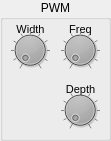
      <widget class="QGroupBox" name="groupBox_3" >
       <property name="geometry" >
        <rect>
         <x>180</x>
         <y>10</y>
         <width>111</width>
         <height>141</height>
        </rect>
       </property>
       <property name="autoFillBackground" >
        <bool>false</bool>
       </property>
       <property name="title" >
        <string>PWM</string>
       </property>
       <property name="alignment" >
        <set>Qt::AlignHCenter</set>
       </property>
       <property name="flat" >
        <bool>true</bool>
       </property>
       <widget class="QLabel" name="label_9" >
        <property name="geometry" >
         <rect>
          <x>60</x>
          <y>20</y>
          <width>41</width>
          <height>18</height>
         </rect>
        </property>
        <property name="font" >
         <font>
          <pointsize>8</pointsize>
         </font>
        </property>
        <property name="text" >
         <string>Freq</string>
        </property>
        <property name="alignment" >
         <set>Qt::AlignCenter</set>
        </property>
       </widget>
       <widget class="QDial" name="osc1_PWMfreq_dial" >
        <property name="geometry" >
         <rect>
          <x>60</x>
          <y>30</y>
          <width>40</width>
          <height>40</height>
         </rect>
        </property>
        <property name="palette" >
         <palette>
          <active>
           <colorrole role="Button" >
            <brush brushstyle="SolidPattern" >
             <color alpha="255" >
              <red>0</red>
              <green>0</green>
              <blue>0</blue>
             </color>
            </brush>
           </colorrole>
          </active>
          <inactive>
           <colorrole role="Button" >
            <brush brushstyle="SolidPattern" >
             <color alpha="255" >
              <red>0</red>
              <green>0</green>
              <blue>0</blue>
             </color>
            </brush>
           </colorrole>
          </inactive>
          <disabled>
           <colorrole role="Button" >
            <brush brushstyle="SolidPattern" >
             <color alpha="255" >
              <red>0</red>
              <green>0</green>
              <blue>0</blue>
             </color>
            </brush>
           </colorrole>
          </disabled>
         </palette>
        </property>
        <property name="maximum" >
         <number>127</number>
        </property>
        <property name="value" >
         <number>0</number>
        </property>
        <property name="sliderPosition" >
         <number>0</number>
        </property>
        <property name="notchTarget" >
         <double>12.800000000000001</double>
        </property>
        <property name="notchesVisible" >
         <bool>true</bool>
        </property>
       </widget>
       <widget class="QLabel" name="label_10" >
        <property name="geometry" >
         <rect>
          <x>60</x>
          <y>80</y>
          <width>41</width>
          <height>18</height>
         </rect>
        </property>
        <property name="font" >
         <font>
          <pointsize>8</pointsize>
         </font>
        </property>
        <property name="text" >
         <string>Depth</string>
        </property>
        <property name="alignment" >
         <set>Qt::AlignCenter</set>
        </property>
       </widget>
       <widget class="QDial" name="osc1_PWMdepth_dial" >
        <property name="geometry" >
         <rect>
          <x>60</x>
          <y>90</y>
          <width>40</width>
          <height>40</height>
         </rect>
        </property>
        <property name="palette" >
         <palette>
          <active>
           <colorrole role="Button" >
            <brush brushstyle="SolidPattern" >
             <color alpha="255" >
              <red>0</red>
              <green>0</green>
              <blue>0</blue>
             </color>
            </brush>
           </colorrole>
          </active>
          <inactive>
           <colorrole role="Button" >
            <brush brushstyle="SolidPattern" >
             <color alpha="255" >
              <red>0</red>
              <green>0</green>
              <blue>0</blue>
             </color>
            </brush>
           </colorrole>
          </inactive>
          <disabled>
           <colorrole role="Button" >
            <brush brushstyle="SolidPattern" >
             <color alpha="255" >
              <red>0</red>
              <green>0</green>
              <blue>0</blue>
             </color>
            </brush>
           </colorrole>
          </disabled>
         </palette>
        </property>
        <property name="maximum" >
         <number>127</number>
        </property>
        <property name="value" >
         <number>0</number>
        </property>
        <property name="sliderPosition" >
         <number>0</number>
        </property>
        <property name="notchTarget" >
         <double>12.800000000000001</double>
        </property>
        <property name="notchesVisible" >
         <bool>true</bool>
        </property>
       </widget>
       <widget class="QLabel" name="label_8" >
        <property name="geometry" >
         <rect>
          <x>10</x>
          <y>20</y>
          <width>41</width>
          <height>18</height>
         </rect>
        </property>
        <property name="font" >
         <font>
          <pointsize>8</pointsize>
         </font>
        </property>
        <property name="text" >
         <string>Width</string>
        </property>
        <property name="alignment" >
         <set>Qt::AlignCenter</set>
        </property>
       </widget>
       <widget class="QDial" name="osc1_pulseWidth_dial" >
        <property name="geometry" >
         <rect>
          <x>10</x>
          <y>30</y>
          <width>40</width>
          <height>40</height>
         </rect>
        </property>
        <property name="palette" >
         <palette>
          <active>
           <colorrole role="Button" >
            <brush brushstyle="SolidPattern" >
             <color alpha="255" >
              <red>0</red>
              <green>0</green>
              <blue>0</blue>
             </color>
            </brush>
           </colorrole>
          </active>
          <inactive>
           <colorrole role="Button" >
            <brush brushstyle="SolidPattern" >
             <color alpha="255" >
              <red>0</red>
              <green>0</green>
              <blue>0</blue>
             </color>
            </brush>
           </colorrole>
          </inactive>
          <disabled>
           <colorrole role="Button" >
            <brush brushstyle="SolidPattern" >
             <color alpha="255" >
              <red>0</red>
              <green>0</green>
              <blue>0</blue>
             </color>
            </brush>
           </colorrole>
          </disabled>
         </palette>
        </property>
        <property name="maximum" >
         <number>127</number>
        </property>
        <property name="value" >
         <number>0</number>
        </property>
        <property name="sliderPosition" >
         <number>0</number>
        </property>
        <property name="invertedAppearance" >
         <bool>false</bool>
        </property>
        <property name="invertedControls" >
         <bool>false</bool>
        </property>
        <property name="notchTarget" >
         <double>12.800000000000001</double>
        </property>
        <property name="notchesVisible" >
         <bool>true</bool>
        </property>
       </widget>
      </widget>
